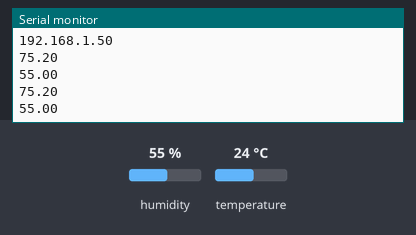
The sketch below on a simulated ESP8266 (NodeMCU). Shown: the last lines printed to the serial monitor. Inputs (shaded band) come from the test bench; at power-on: humidity 55 %, temperature 24 °C. WiFi joins after 1.5 s; servers stay silent unless stated.

Above: at 3.2 s.
3.3 s: humidity set to 22 %
4.8 s: temperature set to 12 °C
At 5.7 s:
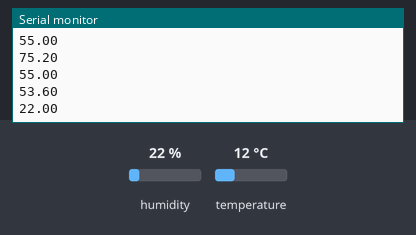
6.3 s: humidity set to 40 %
At 7.8 s:
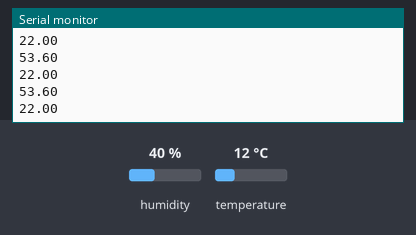
Timing chart, 0 to 9.3 s (numbered marks = the images above; inputs shaded):
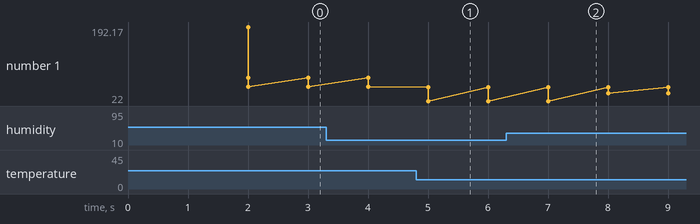

The sketch:

DHT22_with_Arduini_code_copy_20240209125837.ino
```cpp
// Import required libraries
#include <Arduino.h>
#include <ESP8266WiFi.h>
#include <Hash.h>
#include <ESPAsyncTCP.h>
#include <ESPAsyncWebServer.h>
#include <Adafruit_Sensor.h>
#include <DHT.h>

// Replace with your network credentials
const char* ssid = "TP-Link_49D5";
const char* password = "ECEN361$";
IPAddress staticIP(192, 100, 1, 103);  // Set your desired static IP address
IPAddress gateway(192, 100, 1, 1);
IPAddress subnet(255, 255, 255, 0);
#define DHTPIN 5     // Digital pin connected to the DHT sensor

// using sensor DHT 22
#define DHTTYPE    DHT22     // DHT 22 (AM2302)


DHT dht(DHTPIN, DHTTYPE);

// current temperature & humidity, updated in loop()
float t = 0.0;
float h = 0.0;

unsigned long previousMillis = 0;    // will store last time DHT was updated
// Create AsyncWebServer object on port 80
AsyncWebServer server(80);
// Updates DHT readings every 10 seconds
const long interval = 1000;


// Replaces placeholder with DHT values
String processor(const String& var){
  //Serial.println(var);
  if(var == "TEMPERATURE"){

    return String(t);
  }
  else if(var == "HUMIDITY"){
    return String(h);
  }
  return String();
}

void setup(){
  // Serial port for debugging purposes
  Serial.begin(115200);
  dht.begin();

  // Connect to Wi-Fi
  WiFi.begin(ssid, password);
  WiFi.config(staticIP, gateway, subnet);
  Serial.println("Connecting to WiFi");
  while (WiFi.status() != WL_CONNECTED) {
    delay(1000);
    Serial.println(".");
  }

  // Print ESP8266 Local IP Address
  Serial.println(WiFi.localIP());

  // // Route for root / web page
  // server.on("/", HTTP_GET, [](AsyncWebServerRequest *request){
  //   request->send_P(200, "text/html", index_html, processor);
  // });
  // server.on("/temperature", HTTP_GET, [](AsyncWebServerRequest *request){
  //   request->send_P(200, "text/plain", String(t).c_str());
  // });
  // server.on("/humidity", HTTP_GET, [](AsyncWebServerRequest *request){
  //   request->send_P(200, "text/plain", String(h).c_str());
  // });
  server.on("/temperature", HTTP_GET, handleTemperature);
  server.on("/humidity", HTTP_GET, handleHumidity);


  DefaultHeaders::Instance().addHeader("access-Control-Allow-Origin", "*");

  // Start server
  server.begin();
}

void loop(){
  unsigned long currentMillis = millis();
  if (currentMillis - previousMillis >= interval) {
    // save the last time you updated the DHT values
    previousMillis = currentMillis;
    // Read temperature as Celsius (the default)
    //float newT = dht.readTemperature();
     //Read temperature as Fahrenheit (isFahrenheit = true)
    float newT = dht.readTemperature(true);
    // if temperature read failed, don't change t value
    if (isnan(newT)) {
      Serial.println("Failed to read from DHT sensor!");
    }
    else {
      t = newT;
      Serial.println(t);
    }
    // Read Humidity
    float newH = dht.readHumidity();
    // if humidity read failed, don't change h value
    if (isnan(newH)) {
      Serial.println("Failed to read from DHT sensor!");
    }
    else {
      h = newH;
      Serial.println(h);
    }
  }
}

void handleTemperature(AsyncWebServerRequest *request) {
  // Convert raw temperature in F to Celsius degrees
  // float temperatureC = (t- 32) / 1.8;

  // Create a JSON string
  String jsonString = "{";
  jsonString += "\"temperature\":";
  jsonString += t;
  jsonString += "}";

  // Send the JSON response
  request->send(200, "application/json", jsonString);
}
void handleHumidity(AsyncWebServerRequest *request) {


  // Create a JSON string
  String jsonString = "{";
  jsonString += "\"humidity\":";
  jsonString += h;
  jsonString += "}";

  // Send the JSON response
  request->send(200, "application/json", jsonString);
}
```

Measured:
- after the input at 4.8 s, the serial monitor: prints a new line after 0.21 s (image 1)
- plotted number 1: 22 → 40 after the input at 6.3 s
